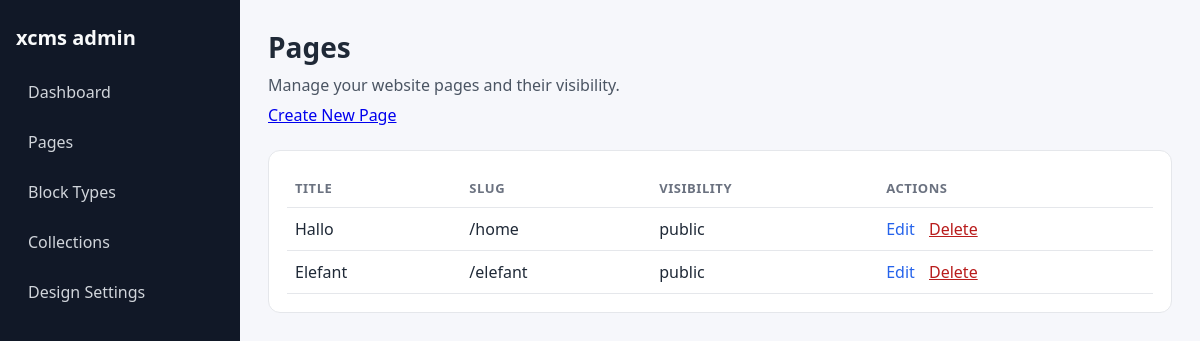
The app's page /admin/pages, older data.
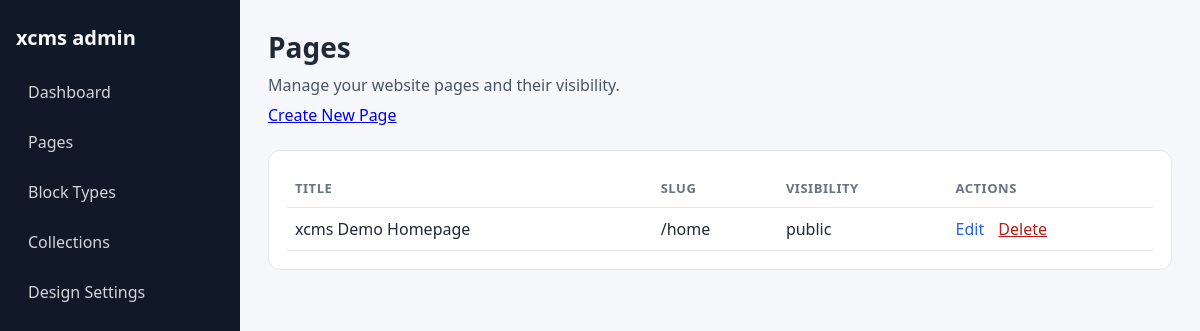
The same page, newer data.
### tables this page shows
CREATE TABLE pages (
    id INTEGER PRIMARY KEY AUTOINCREMENT,
    slug TEXT NOT NULL,
    title TEXT NOT NULL,
    description TEXT,
    visibility TEXT NOT NULL DEFAULT 'draft' CHECK (visibility IN ('public', 'private', 'draft')),
    seo_title TEXT,
    seo_description TEXT,
    created_at TEXT NOT NULL,
    updated_at TEXT NOT NULL
);

### app/Core/View.php (called while the page is built, shortened)
<?php
class View
{
    private string $basePath;
    public function __construct()
    {
        $this->basePath = BASE_PATH . '/app/Views';
    }
    public function render(string $view, array $data = []): string
    {
        $path = $this->basePath . '/' . $view . '.php';
        extract($data, EXTR_SKIP);
        require $path;
        return ob_get_clean();
    }
}

### app/Core/Controller.php (called while the page is built, shortened)
<?php
abstract class Controller
{
    protected Response $response;
    public function __construct(Request $request, Response $response)
    {
        $this->response = $response;
    }
    protected function render(string $view, array $data = [], string $layout = 'main'): void
    {
        $viewEngine = new View();
        $content = $viewEngine->render($view, $data);
        if ($layout) {
            $layoutContent = $viewEngine->render('layouts/' . $layout, [
                'content' => $content,
                ...$data
            ]);
            $this->response->html($layoutContent);
        } else {
            $this->response->html($content);
        }
        $this->response->send();
    }
}

### app/Controllers/Admin/PageAdminController.php (called while the page is built, shortened)
<?php
class PageAdminController extends Controller
{
    private PageRepository $pageRepository;
    public function __construct(\App\Core\Request $request, \App\Core\Response $response)
    {
        $this->pageRepository = new PageRepository();
    }
    public function index(): void
    {
        $pages = $this->pageRepository->all();
        $this->render('admin/pages/index', [
            'pageTitle' => 'Manage Pages',
            'pages' => $pages,
            'flash' => $this->readFlashFromQuery(),
        ], 'admin');
    }
    private function readFlashFromQuery(): ?array
    {
        return null;
    }
}

### public/index.php (called while the page is built, shortened)
<?php
try {
    $request = new Request();
    $response = new Response();
    $router = new Router();
    $routes = require dirname(__DIR__) . '/routes.php';
    foreach ($routes as $path => $handler) {
        $router->get($path, $handler);
        $router->post($path, $handler);
    }
    $router->setSlugFallback('PageController', 'show');
    $router->dispatch($request, $response);
} catch (\Exception $e) {
    http_response_code(500);
    echo '<h1>Error</h1>';
    echo '<p>' . htmlspecialchars($e->getMessage()) . '</p>';
    if (getenv('APP_DEBUG')) {
        echo '<pre>' . htmlspecialchars($e->getTraceAsString()) . '</pre>';
    }
}

### app/Core/Autoloader.php (called while the page is built, shortened)
<?php
class Autoloader
{
    private static string $basePath;
    public static function register(string $basePath): void
    {
        self::$basePath = $basePath;
    }
    public static function load(string $class): void
    {
        $path = self::$basePath . '/app/' . str_replace('\\', '/', substr($class, 4)) . '.php';
    }
}

### app/Core/Database.php (called while the page is built, shortened)
<?php
class Database
{
    private static ?PDO $instance = null;
    public static function initialize(string $dbPath): void
    {
        try {
            self::$instance = new PDO(
                'sqlite:' . $dbPath,
                null,
                null,
                [
                    PDO::ATTR_ERRMODE => PDO::ERRMODE_EXCEPTION,
                    PDO::ATTR_DEFAULT_FETCH_MODE => PDO::FETCH_ASSOC,
                ]
            );
        } catch (\PDOException $e) {
            throw new \RuntimeException('Database connection failed: ' . $e->getMessage());
        }
    }
    public static function connection(): PDO
    {
        return self::$instance;
    }
}

### app/Repositories/BaseRepository.php (called while the page is built, shortened)
<?php
abstract class BaseRepository
{
    protected string $table;
    protected PDO $db;
    public function __construct()
    {
        $this->db = Database::connection();
    }
    protected function hydrate(array $row): object
    {
        return new $this->modelClass($row);
    }
    protected function hydrateAll(array $rows): array
    {
        return array_map($this->hydrate(...), $rows);
    }
    public function all(): array
    {
        $stmt = $this->db->query("SELECT * FROM {$this->table}");
        return $this->hydrateAll($stmt->fetchAll(PDO::FETCH_ASSOC));
    }
}

### app/Models/Page.php (called while the page is built, shortened)
<?php
class Page
{
    public function fromArray(array $data): self
    {
        return $this;
    }
}

### app/Core/Request.php (called while the page is built, shortened)
<?php
class Request
{
    private string $method;
    private string $path;
    private array $server;
    public function __construct()
    {
        $this->server = $_SERVER;
        $this->method = $_SERVER['REQUEST_METHOD'] ?? 'GET';
        $this->path = $this->parsePath();
    }
    private function parsePath(): string
    {
        $requestUri = $this->server['REQUEST_URI'] ?? '/';
        $scriptName = $this->server['SCRIPT_NAME'] ?? '/';
        $path = parse_url($requestUri, PHP_URL_PATH);
        $basePath = dirname($scriptName);
        return rtrim($path ?: '/', '/') ?: '/';
    }
    public function getMethod(): string
    {
        return $this->method;
    }
    public function getPath(): string
    {
        return $this->path;
    }
}

### app/Views/admin/pages/index.php (the view, shortened to what this page needs)
<section class="admin-page-header">
    <h2>Pages</h2>
    <p>Manage your website pages and their visibility.</p>
    <p><a href="/admin/pages/create">Create New Page</a></p>
</section>
<section class="admin-grid">
    <div class="stat-card">
        <?php if (empty($pages)): ?>
            <p>No pages found.</p>
        <?php else: ?>
            <table class="admin-table">
                <thead>
                <tr>
                    <th>Title</th>
                    <th>Slug</th>
                    <th>Visibility</th>
                    <th>Actions</th>
                </tr>
                </thead>
                <tbody>
                <?php foreach ($pages as $page): ?>
                    <tr>
                        <td><?= htmlspecialchars((string) $page->title, ENT_QUOTES | ENT_SUBSTITUTE, 'UTF-8') ?></td>
                        <td>/<?= htmlspecialchars((string) $page->slug, ENT_QUOTES | ENT_SUBSTITUTE, 'UTF-8') ?></td>
                        <td><?= htmlspecialchars((string) $page->visibility, ENT_QUOTES | ENT_SUBSTITUTE, 'UTF-8') ?></td>
                        <td>
                            <a href="/admin/pages/<?= (int) $page->id ?>/edit">Edit</a>
                            <form method="post" action="/admin/pages" class="inline-form" onsubmit="return confirm('Delete this page?');">
                                <button type="submit" class="link-button">Delete</button>
                            </form>
                        </td>
                    </tr>
                <?php endforeach; ?>
                </tbody>
            </table>
        <?php endif; ?>
    </div>
</section>

### app/Views/layouts/admin.php (shortened to what this page needs)
<!doctype html>
<html lang="en">
<head>
    <link rel="stylesheet" href="/assets/admin.css">
</head>
<body>
<div class="admin-shell">
    <aside class="admin-sidebar">
        <?php require BASE_PATH . '/app/Views/partials/admin_nav.php'; ?>
    </aside>
    <main class="admin-main">
        <?= $content ?>
    </main>
</div>
</body>
</html>

### app/Views/partials/admin_nav.php
<nav class="admin-nav">
    <h1 class="admin-logo">xcms admin</h1>
    <ul>
        <li><a href="/admin">Dashboard</a></li>
        <li><a href="/admin/pages">Pages</a></li>
        <li><a href="/admin/block-types">Block Types</a></li>
        <li><a href="/admin/collections">Collections</a></li>
        <li><a href="/admin/design">Design Settings</a></li>
    </ul>
</nav>

### app/Core/Router.php (shortened to what this page needs)
<?php
class Router
{
    private array $routes = [];
    private function registerRoute(string $method, string $path, array $handler): void
    {
        $key = $method . ':' . $path;
        $this->routes[$key] = $handler;
    }
    public function dispatch(Request $request, Response $response): void
    {
        $method = $request->getMethod();
        $path = $request->getPath();
        $match = $this->matchRoute($method, $path, $request);
        if ($match) {
            $this->executeRoute($match['handler'], $request, $response);
            return;
        }
    }
    private function matchRoute(string $method, string $path, Request $request): ?array
    {
        foreach ($this->routes as $key => $handler) {
            [$routeMethod, $routePath] = explode(':', $key, 2);
            if ($routeMethod !== $method) {
                continue;
            }
            $params = $this->parseParams($routePath, $path);
            if ($params !== null) {
                return ['handler' => $handler];
            }
        }
        return null;
    }
    private function parseParams(string $pattern, string $path): ?array
    {
        $pattern = preg_replace_callback('/:(\w+)/', function($m) {
            return '(?P<' . $m[1] . '>[^/]+)';
        }, $pattern);
        $pattern = '#^' . $pattern . '$#';
        if (preg_match($pattern, $path, $matches)) {
            return array_filter($matches, fn($k) => !is_numeric($k), ARRAY_FILTER_USE_KEY);
        }
        return null;
    }
    private function executeRoute(array $handler, Request $request, Response $response): void
    {
        $action = $handler['action'];
        $controller = new $className($request, $response);
        $controller->$action();
    }
}

### app/Core/Response.php (shortened to what this page needs)
<?php
class Response
{
    private ?string $body = null;
    public function html(string $content, int $status = 200): self
    {
        $this->body = $content;
        return $this;
    }
    public function send(): void
    {
        if ($this->body !== null) {
            echo $this->body;
        }
    }
}

### public/assets/admin.css (style rules this page uses)
* { box-sizing: border-box; }
body { margin: 0; font-family: "Segoe UI", Tahoma, sans-serif; background: #f6f7fb; color: #1f2937; }
.admin-shell { min-height: 100vh; display: grid; grid-template-columns: 240px 1fr; }
.admin-sidebar { background: #111827; color: #e5e7eb; padding: 24px 16px; }
.admin-logo { margin: 0 0 20px; font-size: 20px; font-weight: 700; color: #f9fafb; }
.admin-nav ul { margin: 0; padding: 0; list-style: none; display: grid; gap: 8px; }
.admin-nav a { display: block; padding: 10px 12px; border-radius: 8px; color: #d1d5db; text-decoration: none; }
.admin-main { padding: 28px; }
.admin-page-header h2 { margin: 0; font-size: 28px; }
.admin-page-header p { margin: 8px 0 0; color: #4b5563; }
.admin-grid { margin-top: 24px; display: grid; gap: 16px; }
.stat-card { background: #ffffff; border: 1px solid #e5e7eb; border-radius: 12px; padding: 18px; }
.stat-card a { color: #2563eb; text-decoration: none; }
.admin-table { width: 100%; border-collapse: collapse; }
.admin-table th, .admin-table td { text-align: left; padding: 10px 8px; border-bottom: 1px solid #e5e7eb; vertical-align: middle; }
.admin-table th { font-size: 13px; text-transform: uppercase; letter-spacing: 0.04em; color: #6b7280; }
.inline-form { display: inline; margin-left: 10px; }
.link-button { border: 0; background: transparent; color: #b91c1c; text-decoration: underline; cursor: pointer; padding: 0; font: inherit; }

Row changes from the older to the newer data that the page shows:
removed pages: title "Elefant", slug "elefant", visibility "public"
changed pages "home": title "Hallo" → "xcms Demo Homepage"
